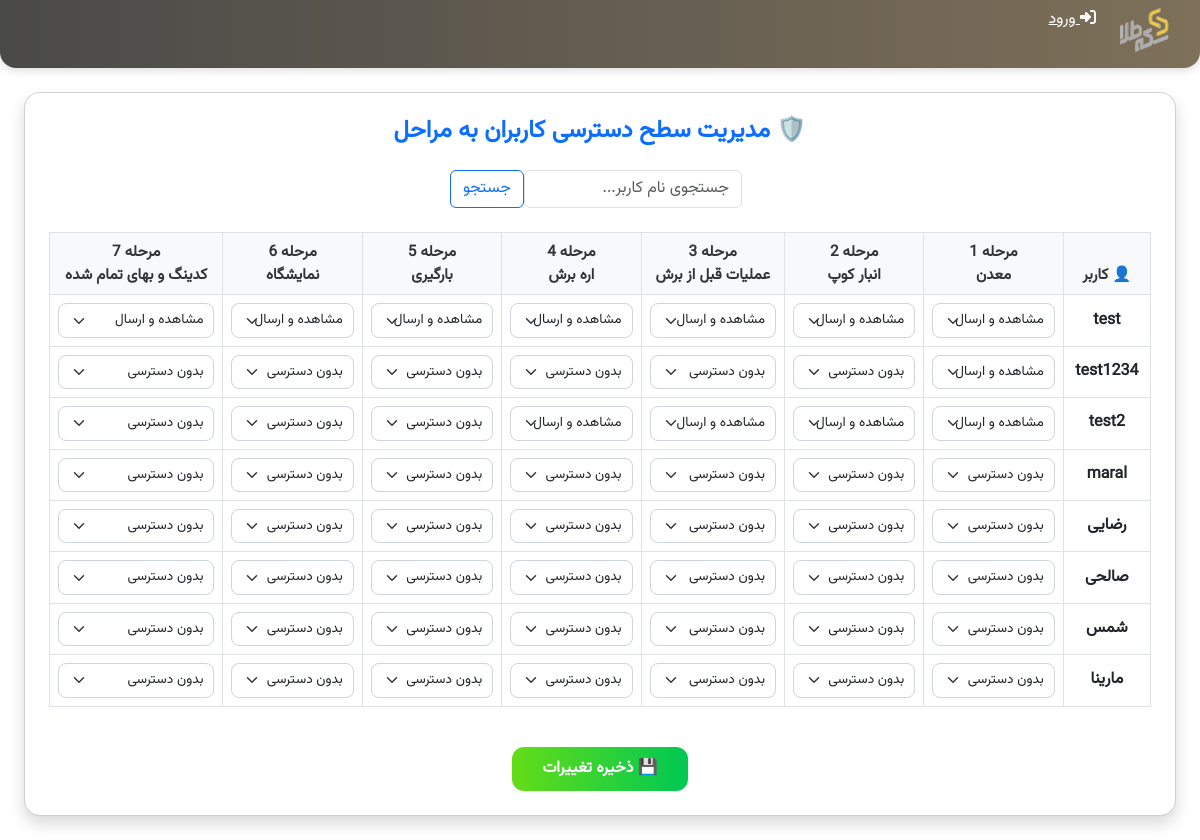
/stone_flow/admin/manage_access/, run on the app's committed database.
### StoneFlow/models.py (models this page shows, shortened)
class Step(models.Model):
    order = models.PositiveIntegerField()
    title = models.CharField(max_length=200)
    url_name = models.CharField(max_length=100)
    class Meta:
        ordering = ['order']

### StoneFlow/views.py (the view, shortened to what this page needs)
# urls.py: path('admin/manage_access/', manage_access, name='manage_access'),
def manage_access(request):
    query = request.GET.get('q', '')
    if query:
        users = User.objects.filter(
            Q(first_name__icontains=query) |
            Q(last_name__icontains=query) |
            Q(username__icontains=query)
        )
    else:
        users = User.objects.all()
    steps = Step.objects.all()
    access_matrix = {}
    for user in users:
        access_matrix[user.id] = {}
        for step in steps:
            try:
                sa = StepAccess.objects.get(user=user, step=step)
                access_matrix[user.id][step.id] = sa.access_level
            except StepAccess.DoesNotExist:
                access_matrix[user.id][step.id] = ''
    context = {
        'users': users,
        'steps': steps,
        'access_matrix': access_matrix,
    }
    return render(request, 'manage_access.html', context)

### StoneFlow/templatetags/custom_filters.py (called while the page is built)
@register.filter
def get_item(dictionary, key):
    return dictionary.get(key, '')

### users/context_processors.py (called while the page is built)
def menu_items_processor(request):
    try:
        user = request.user
        if not user.is_authenticated:
            return {'menu_items': []}
        roles = UserRole.objects.filter(user=user).values_list('role_id', flat=True)
        job = user.profile.job_position.name
        items = user.profile.job_position.items.all()
        items = items.prefetch_related('submenus')
        return {'menu_items': items}
    except:
        print('Error in menu_items_processor')
        return {'menu_items': None}

### StoneFlow/templates/manage_access.html (shortened to what this page needs)
{% extends "users/base.html" %}
{% load static %}
{% block content %}
{% load custom_filters %}
<link href="https://cdn.jsdelivr.net/npm/bootstrap@5.3.0/dist/css/bootstrap.min.css" rel="stylesheet">
<div class="card shadow rounded-4 p-4" style="direction: rtl;">
  <h4 class="mb-4 fw-bold text-center text-primary">🛡️ مدیریت سطح دسترسی کاربران به مراحل</h4>
    <form method="get" class="mb-4 d-flex justify-content-end" style="max-width: 300px; margin-right: auto; margin-left: auto;">
    <input type="text" name="q" value="{{ request.GET.q }}" class="form-control me-2" placeholder="جستجوی نام کاربر...">
    <button type="submit" class="btn btn-outline-primary">جستجو</button>
    </form>
  <form method="post">
    <div class="table-container">
      <table class="table access-table table-bordered text-center align-middle">
        <thead>
          <tr>
            <th>👤 کاربر</th>
            {% for step in steps %}
              <th>مرحله {{ step.order }}<br>{{ step.title }}</th>
            {% endfor %}
          </tr>
        </thead>
        <tbody>
          {% for user in users %}
            <tr>
              <td class="user-col">{{ user.get_full_name|default:user.username }}</td>
              {% with user_access=access_matrix|get_item:user.id %}
                {% for step in steps %}
                  {% with current_access=user_access|get_item:step.id %}
                    <td>
                      <select name="access_{{ user.id }}_{{ step.id }}" class="form-select">
                        <option value="" {% if current_access == "" %}selected{% endif %}>بدون دسترسی</option>
                        <option value="submit" {% if current_access == "submit" %}selected{% endif %}>مشاهده و ارسال</option>
                      </select>
                    </td>
                  {% endwith %}
                {% endfor %}
              {% endwith %}
            </tr>
          {% endfor %}
        </tbody>
      </table>
    </div>
    <div class="text-center mt-4">
      <button type="submit" class="save-btn">💾 ذخیره تغییرات</button>
    </div>
  </form>
</div>
{% endblock %}

### users/templates/users/base.html (shortened to what this page needs)
<!DOCTYPE html>
{% load static %}
<html lang="fa" dir="rtl">
<head>
  <link rel="stylesheet" href="{% static 'css/bootstrap.min.css' %}">
  <link rel="stylesheet" href="{% static 'css/all.min.css' %}">
  <link rel="stylesheet" href="{% static 'css/base.css' %}">
  <link rel="stylesheet" href="{% static 'css/fonts.css' %}">
</head>
<body>
<div class="topbar">
  <div class="user-info">
<a href="/" class="logo-link">
  <img src="{% static 'icons/logo.svg' %}" alt="لوگو KBC" />
</a>
    {% if user.is_authenticated %}
      <div class="avatar">{{ request.user.username|first|upper }}</div>
      <div>
        <div><strong>{{ user.username }}</strong></div>
        <div style="font-size: 12px;">{{ user.profile.job_position.name }}</div>
      </div>
      <a href="/logout" class="text-white"><i class="fas fa-sign-out-alt"></i>خروج</a>
    {% else %}
      <a href="/login/" class="text-white"><i class="fas fa-sign-in-alt"></i> ورود</a>
    {% endif %}
  </div>
</div>
  <div class="main-content">
    {% block content %}
    {% endblock content %}
  </div>
  <link rel="stylesheet" href="{% static 'css/fonts.css' %}">
</body>
</html>

### users/static/css/base.css (style rules this page uses)
body { font-family: 'B Nazanin'; src: url('/fonts/BNazanin.woff2') format('woff2'), url('/fonts/BNazanin.woff') format('woff'); }

### users/templates/users/base.html (style rules this page uses)
body { direction: rtl; background: #f4f6f8; margin: 0; }
.topbar { position: relative; background: linear-gradient(90deg, #4a4a48, #7e7059); border-radius: 0 0 16px 16px; padding: 8px 16px; box-shadow: 0 2px 10px rgba(0, 0, 0, 0.15); direction: rtl; display: flex; justify-content: space-between; align-items: center; color: #f0f0e8; }
.topbar .user-info { display: flex; align-items: left; gap: 8px; white-space: nowrap; }
.main-content { padding: 24px; }
.logo-link { display: flex; align-items: center; margin-right: 16px; margin-left: 16px; height: 52px; }
.logo-link img { height: 100%; width: auto; object-fit: contain; display: block; }
@media (max-width: 1380px) { .topbar { padding-right: 12px; } }

### StoneFlow/templates/manage_access.html (style rules this page uses)
.access-table select { font-size: 0.85rem; padding: 6px 10px; padding-right: 24px; border-radius: 8px; border: 1px solid #ced4da; direction: rtl; background-position: left 0.75rem center; background-repeat: no-repeat; }
.access-table thead th { background: #f8f9fa; font-weight: 700; font-size: 0.95rem; color: #333; border-bottom: 1px solid #dee2e6; white-space: nowrap; }
.access-table tbody td { vertical-align: middle; white-space: nowrap; }
.user-col { font-weight: 600; color: #2c3e50; }
.access-table select { font-size: 0.85rem; padding: 6px 10px; border-radius: 8px; border: 1px solid #ced4da; }
.save-btn { background: linear-gradient(to left, #00c853, #64dd17); border: none; color: white; font-weight: bold; padding: 10px 30px; border-radius: 12px; transition: all 0.3s ease; }
.table-container { overflow-x: auto; }

### data on the page
Step: order "1", title "معدن", id "مشاهده و ارسال", id "بدون دسترسی"
Step: order "2", title "انبار کوپ", id "مشاهده و ارسال", id "بدون دسترسی"
Step: order "3", title "عملیات قبل از برش", id "مشاهده و ارسال", id "بدون دسترسی"
Step: order "4", title "اره برش", id "مشاهده و ارسال", id "بدون دسترسی"
Step: order "5", title "بارگیری", id "مشاهده و ارسال", id "بدون دسترسی"
Step: order "6", title "نمایشگاه", id "مشاهده و ارسال", id "بدون دسترسی"
Step: order "7", title "کدینگ و بهای تمام شده", id "مشاهده و ارسال", id "بدون دسترسی"

### other printed values
{{ user.get_full_name|default:user.username }} "test"
{{ user.get_full_name|default:user.username }} "test1234"
{{ user.get_full_name|default:user.username }} "test2"
{{ user.get_full_name|default:user.username }} "maral"
{{ user.get_full_name|default:user.username }} "رضایی"
{{ user.get_full_name|default:user.username }} "صالحی"
{{ user.get_full_name|default:user.username }} "شمس"
{{ user.get_full_name|default:user.username }} "مارینا"
